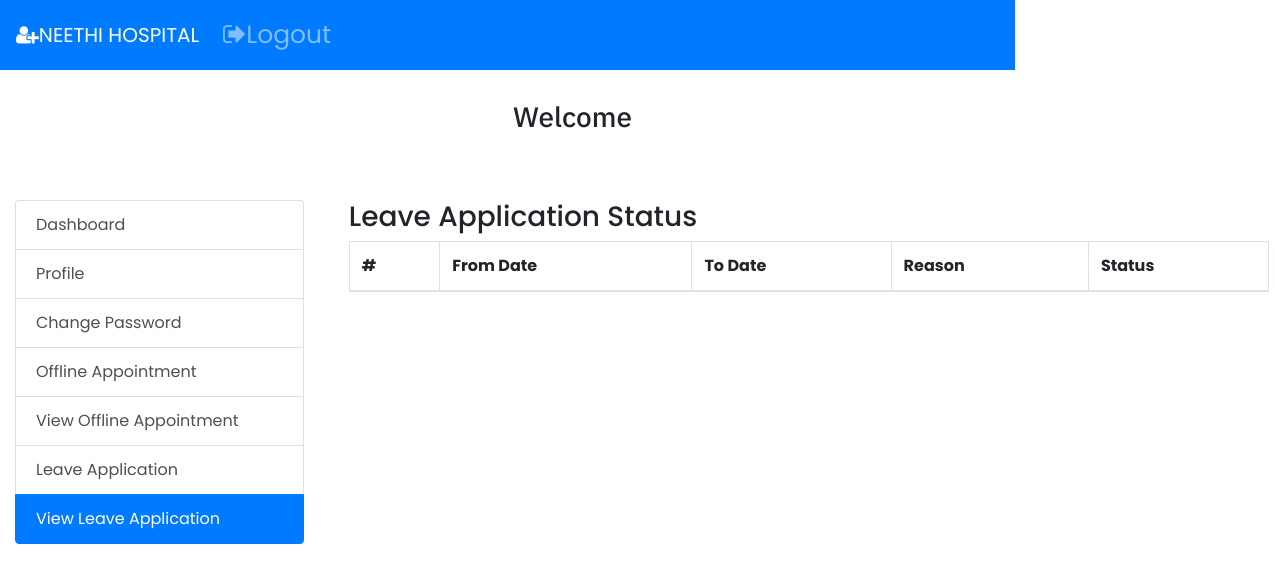
The app's page /staff/viewleave.php, older data.
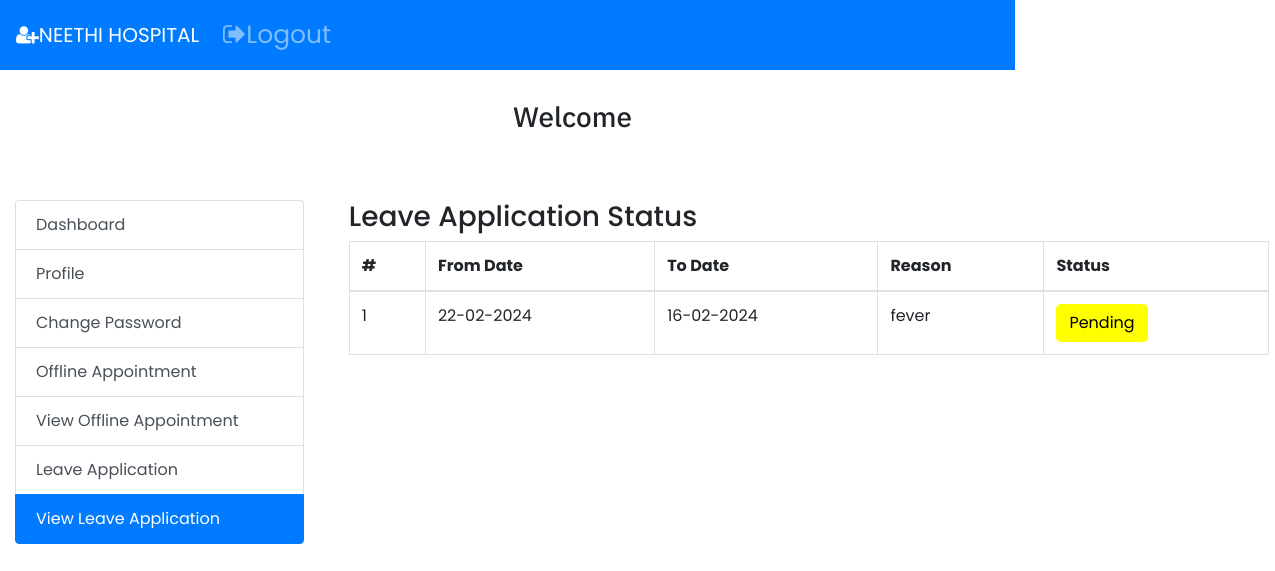
The same page, newer data.
### tables this page shows
CREATE TABLE `tbl_leave` (
  `lid` int(10) NOT NULL,
  `username` varchar(50) NOT NULL,
  `todate` date NOT NULL,
  `fromdate` date NOT NULL,
  `reason` varchar(50) NOT NULL,
  `lstatus` varchar(50) NOT NULL
);

### staff/viewleave.php (the view, shortened to what the changed rows need)
<!DOCTYPE html>
<?php
$con = mysqli_connect("localhost", "root", "", "myhmsdb");
?>
<!DOCTYPE html>
<link rel="stylesheet" href="styletable.css">
<html lang="en">
<head>
    <link rel="stylesheet" type="text/css" href="font-awesome-4.7.0/css/font-awesome.min.css">
    <link rel="stylesheet" href="style.css">
    <link rel="stylesheet" href="https://maxcdn.bootstrapcdn.com/bootstrap/4.0.0-beta/css/bootstrap.min.css">
    <link rel="stylesheet" href="https://stackpath.bootstrapcdn.com/bootstrap/4.3.1/css/bootstrap.min.css">
    <link rel="stylesheet" href="https://cdnjs.cloudflare.com/ajax/libs/font-awesome/5.15.4/css/all.min.css">
    <link rel="stylesheet" href="vendor/fontawesome/css/font-awesome.min.css">
    <link rel="stylesheet" href="https://maxcdn.bootstrapcdn.com/bootstrap/4.0.0-beta/css/bootstrap.min.css">
        <link rel="stylesheet" href="https://stackpath.bootstrapcdn.com/bootstrap/4.3.1/css/bootstrap.min.css">
</head>
<body style="padding-top:50px;">
    <div class="container-fluid" style="margin-top:50px;">
        <div class="row">
            <div class="col-md-8" style="margin-top: 3%;">
                <div class="tab-content" id="nav-tabContent" style="width: 950px;">
                    <div class="container-fluid">
                        <div class="xs">
                            <table class="table table-bordered">
                                <thead>
                                    <tr>
                                        <th>#</th>
                                        <th>From Date</th>
                                        <th>To Date</th>
                                        <th>Reason</th>
                                        <th>Status</th>
                                    </tr>
                                </thead>
                                <tbody>
                                    <?php
                                    $query = "SELECT * FROM tbl_leave";
                                    $result = mysqli_query($con, $query);
                                    $count = 1;
                                    while ($row = mysqli_fetch_assoc($result)) {
                                        echo "<tr>";
                                        echo "<td>" . $count . "</td>";
                                        echo "<td>" . date('d-m-Y', strtotime($row['fromdate'])) . "</td>";
                                        echo "<td>" . date('d-m-Y', strtotime($row['todate'])) . "</td>";
                                        echo "<td>" . $row['reason'] . "</td>";
                                        echo "<td>";
                                        if ($row['lstatus'] == 'Pending') {
                                            echo "<button class='btn btn-status status-pending'>" . $row['lstatus'] . "</button>";
                                        } elseif ($row['lstatus'] == 'Approve') {
                                            echo "<button class='btn btn-status status-approve'>" . $row['lstatus'] . "</button>";
                                        } elseif ($row['lstatus'] == 'Rejected') {
                                            echo "<button class='btn btn-status status-rejected'>" . $row['lstatus'] . "</button>";
                                        }
                                        echo "</td>";
                                        echo "</tr>";
                                        $count++;
                                    }
                                    ?>
                                </tbody>
                            </table>
                        </div>
                    </div>
                </div>
            </div>
        </div>
</body>
</html>

Row changes from the older to the newer data that the page shows:
added tbl_leave: fromdate "22-02-2024", todate "16-02-2024", reason "fever", lstatus "Pending"
